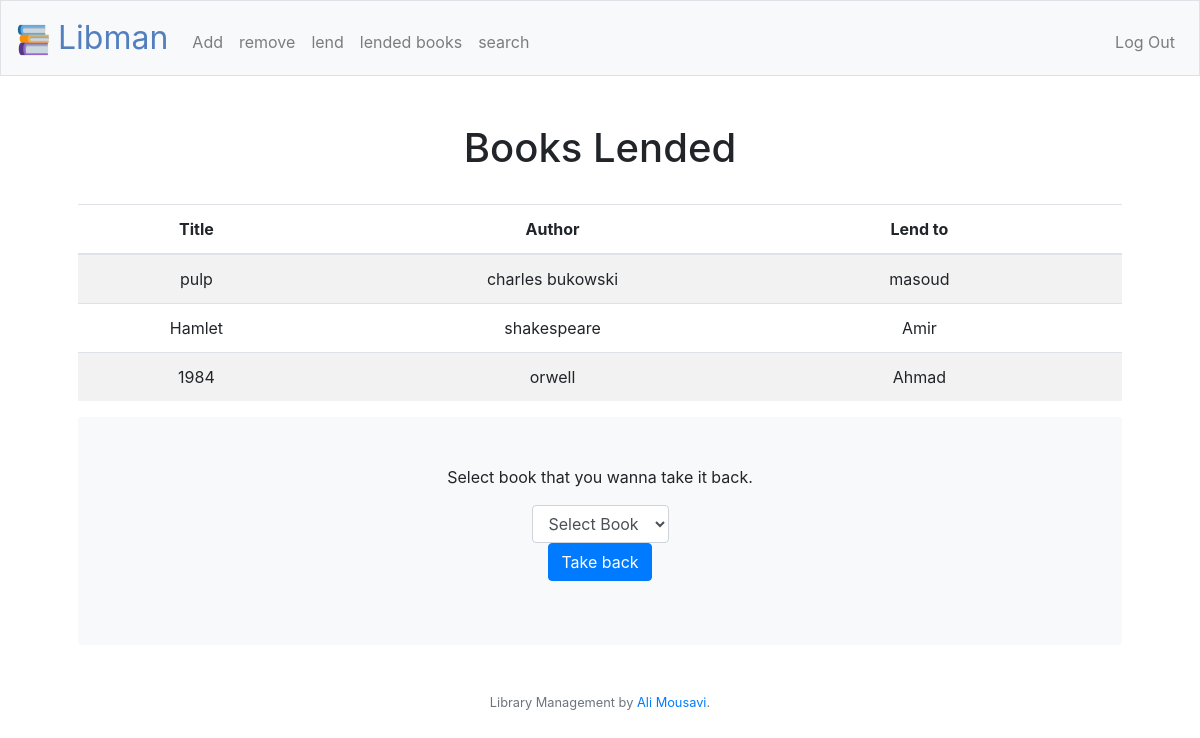
/lended (signed in), run on an earlier commit of the app's database.
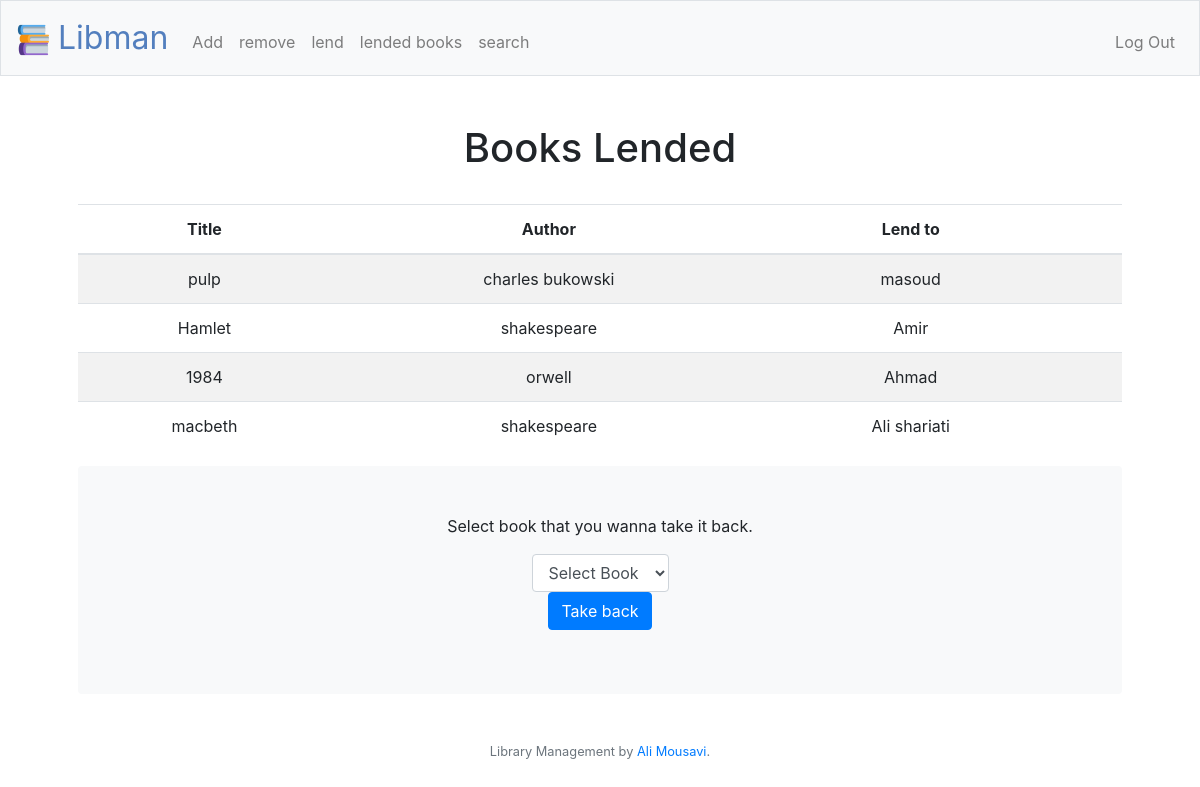
And on a later commit of the database.
### tables this page shows
CREATE TABLE 'lends' (id INTEGER, title TEXT NOT NULL, author TEXT NOT NULL, friend TEXT NOT NULL, user varchar(255), PRIMARY KEY(id));

### application.py (the view)
@app.route("/lended", methods=["GET", "POST"])
@login_required
def lended():
    person = db.execute("SELECT username FROM users WHERE id=?", session["user_id"])
    name = person[0]
    person = name['username']
    books = db.execute("SELECT title,author,friend FROM lends WHERE user = ?", person)
    title = request.args.get("title")
    print(title)
    return render_template("lended.html",books=books)

### application.py (called while the page is built)
@app.after_request
def after_request(response):
    response.headers["Cache-Control"] = "no-cache, no-store, must-revalidate"
    response.headers["Expires"] = 0
    response.headers["Pragma"] = "no-cache"
    return response

### helpers.py (called while the page is built)
def login_required(f):
    @wraps(f)
    def decorated_function(*args, **kwargs):
        if session.get("user_id") is None:
            return redirect("/welcome")
        return f(*args, **kwargs)
    return decorated_function

### templates/lended.html (shortened to what this page needs)
{% extends "layout.html" %}
{% block main %}
    <table  class="table table-striped">
        <thead>
            <tr>
                <th>Title</th>
                <th>Author</th>
                <th>Lend to</th>
                <th></th>
            </tr>
        </thead>
        <tbody>
            <h1>Books Lended</h1>
            <br>
            {% for book in books  %}
            <form >
                <tr>
                    <td name="title" >{{ book['title'] }}</td>
                    <td>{{ book['author'] }}</td>
                    <td>{{ book['friend'] }}</td>
                    <td></td>
                </tr>
            </form>
            {% endfor %}
        </tbody>
    </table>
    <form action="/lended" >
    <div class="bg-light p-5 rounded">
        <p>Select book that you wanna take it back. </p>
        <div class="form-group" >
            <select class="form-control" name="title">
                <option disabled="" selected="" value="">Select Book</option>
            </select>
            <br>
        <button class="btn btn-primary" type="submit">Take back</button>
    </form>
{% endblock %}

What changed in the data, as far as the page shows it:
added lends: title "macbeth", author "shakespeare", friend "Ali shariati"
